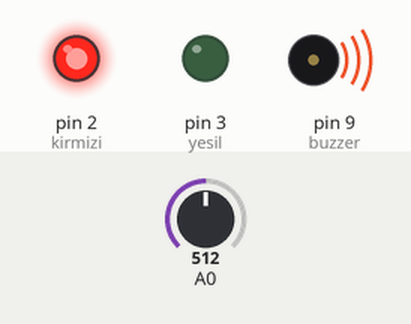
Recording of a sketch running on a simulated Arduino Uno, built with avr-gcc and run on an emulated ATmega328P. Shown: output pins drawn as LEDs (lit = HIGH), buzzer (waves = sounding, pin HIGH). The inputs (shaded band) are chosen by the test bench; at power-on: A0 = 512.

Above: at 1.25 s.
1.3 s: A0 set to 414
4.3 s: A0 set to 389
At 5.6 s:
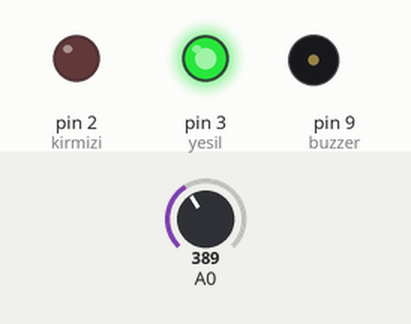
5.9 s: A0 set to 410
At 6.15 s:
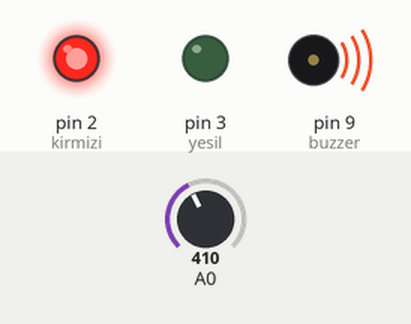
8.9 s: A0 set to 390
At 10.3 s:
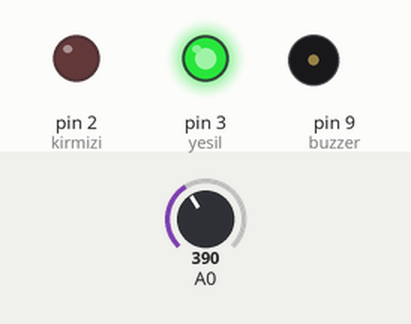
Timing chart, 0 to 11.4 s (numbered marks = the images above; inputs shaded):
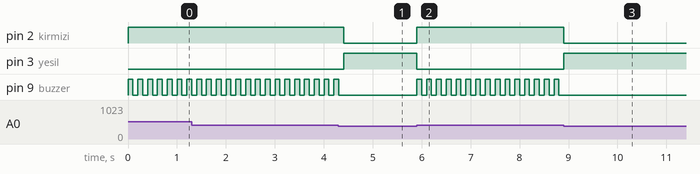

The sketch:

gaz_sens_r__ile_yan_c__gaz_alarm_uygulamas_.ino
```cpp
int esikdeger=400;
int buzzer=9;
int deger=0;
int yesil=3;
int kirmizi=2;

void setup()
{
 pinMode(buzzer,OUTPUT);
 pinMode(yesil,OUTPUT);
 pinMode(kirmizi,OUTPUT);
 Serial.begin(9600);

}void loop()
{
  deger=analogRead(A0);
  Serial.begin(deger);
  if(deger>esikdeger)
  {
    digitalWrite(yesil,LOW);
    digitalWrite(kirmizi, HIGH);
    digitalWrite(buzzer, HIGH);
    delay(100);
    digitalWrite(buzzer, LOW);
    delay(100);
  }
  else {
    digitalWrite(yesil,HIGH);
    digitalWrite(kirmizi,LOW);
  digitalWrite(buzzer, LOW);
  }

}
```

Measured:
- the behaviour switches between 401 and 400 on A0 (found by bisection; images 0 and 1)
- after the input at 4.3 s, pin 2 (kirmizi): HIGH → LOW after 0.11 s; pin 3 (yesil): LOW → HIGH after 0.11 s; pin 9 (buzzer): goes on until 4.3 s, then stays LOW
- after the input at 5.9 s, pin 2 (kirmizi): LOW → HIGH at once; pin 3 (yesil): HIGH → LOW at once; pin 9 (buzzer): alternates HIGH for 0.10 s and LOW for 0.10 s, starting at once
- after the input at 8.9 s, pin 2 (kirmizi): HIGH → LOW at once; pin 3 (yesil): LOW → HIGH at once; pin 9 (buzzer): stops changing and stays LOW
- by itself, pin 9 (buzzer): alternates HIGH for 0.10 s and LOW for 0.10 s
